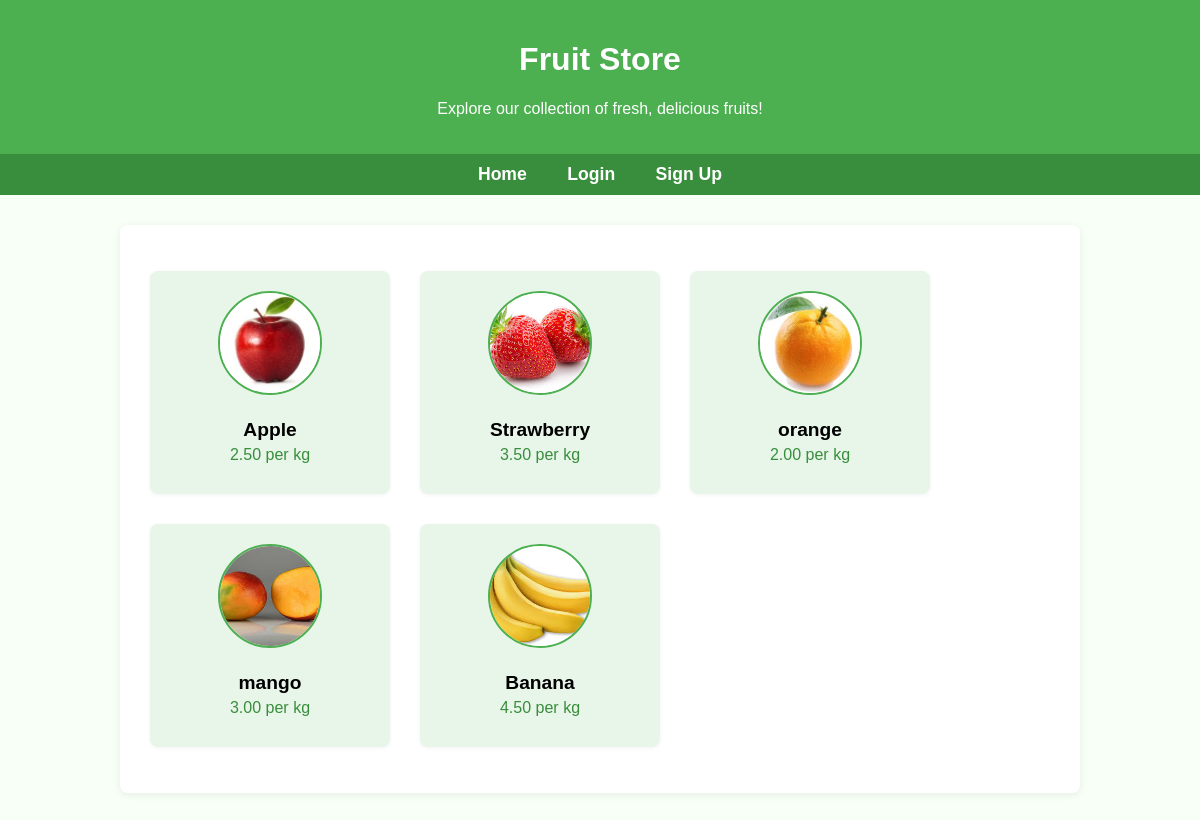
The page / on the database its author committed.
### fruits/models.py (models this page shows, shortened)
class Fruit(models.Model):
    name = models.CharField(max_length=100)
    picture = models.ImageField(upload_to='fruits/')
    price_per_kg = models.DecimalField(max_digits=10, decimal_places=2)

### fruits/views.py (the view)
# urls.py: path("", views.index, name="index"),
def index(request):
    data = Fruit.objects.all()
    context = {
        'fruits': data
    }
    logged_in_user = request.user
    if logged_in_user.is_authenticated:
        context['logged_in_user'] = logged_in_user
    else:
        context['logged_in_user'] = None
    return  render(request, "index.html", context)

### fruits/templates/index.html (shortened to what this page needs)
{% extends "base.html" %}
{% block content %}
    <ul class="fruits-list" style="display: flex; flex-wrap: wrap; gap: 30px; list-style: none; padding: 0;">
        {% for fruit in fruits %}
        <li class="fruit-card" style="background: #e8f5e9; border-radius: 8px; box-shadow: 0 1px 4px rgba(0,0,0,0.05); padding: 20px; width: 200px; text-align: center; transition: transform 0.2s;">
            <img class="fruit-img" src="{{ fruit.picture.url }}" alt="{{ fruit.name }}" style="width: 100px; height: 100px; object-fit: cover; border-radius: 50%; margin-bottom: 10px; border: 2px solid #4caf50;">
            <div class="fruit-name" style="font-size: 1.2em; font-weight: bold; margin: 10px 0 5px 0;">{{ fruit.name }}</div>
            <div class="fruit-price" style="color: #388e3c; font-size: 1em; margin-bottom: 10px;">{{ fruit.price_per_kg }} per kg</div>
        </li>
        {% empty %}
        <li>No fruits available at the moment.</li>
        {% endfor %}
    </ul>
{% endblock %}

### fruits/templates/base.html (style rules this page uses)
body { font-family: Arial, sans-serif; background: #f7fff7; margin: 0; padding: 0; }

### rows shown on the page
Fruit: picture (picture), name "Apple", price_per_kg "2.50"
Fruit: picture (picture), name "Strawberry", price_per_kg "3.50"
Fruit: picture (picture), name "orange", price_per_kg "2.00"
Fruit: picture (picture), name "mango", price_per_kg "3.00"
Fruit: picture (picture), name "Banana", price_per_kg "4.50"
